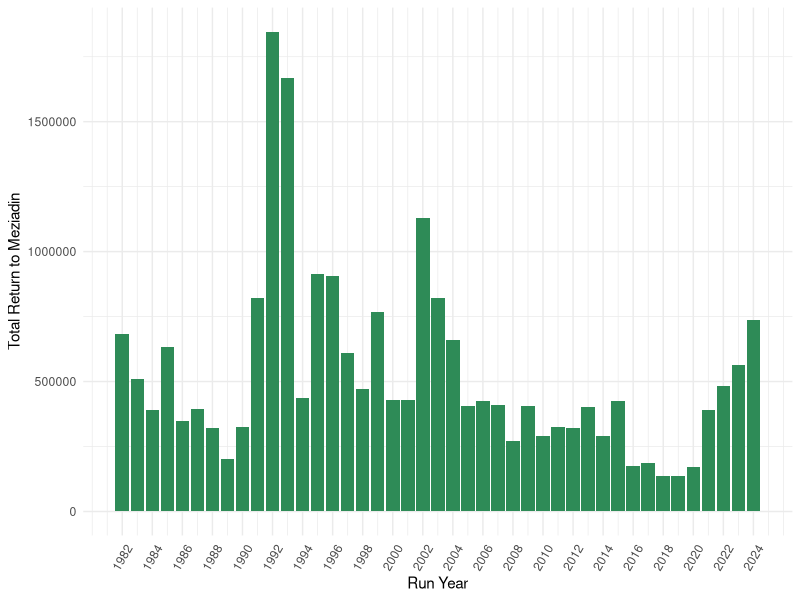
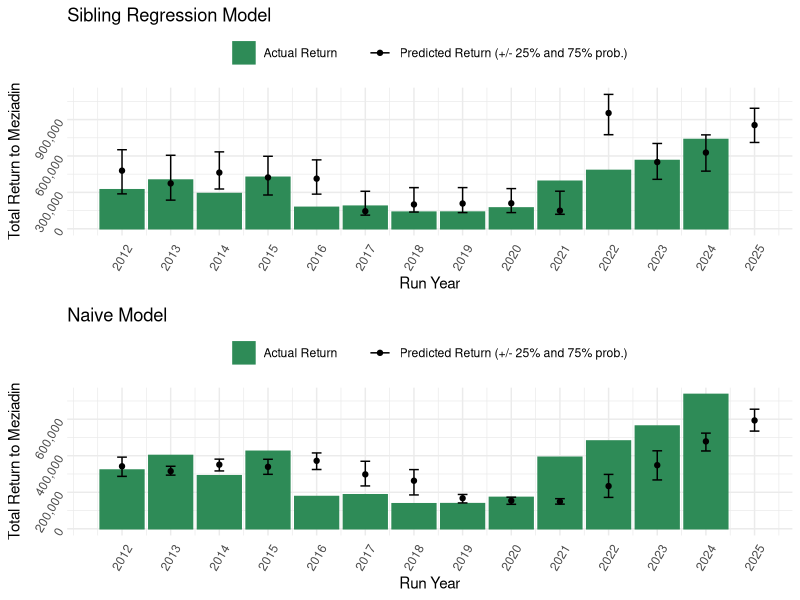
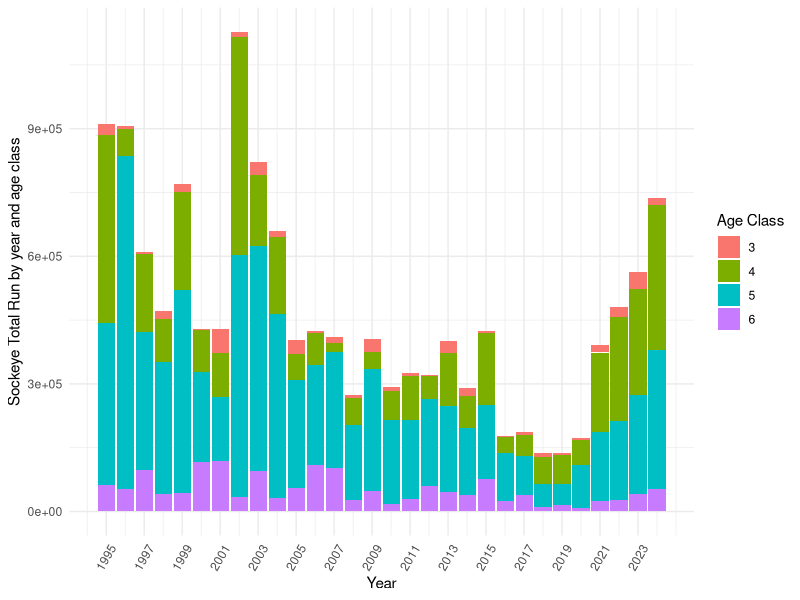
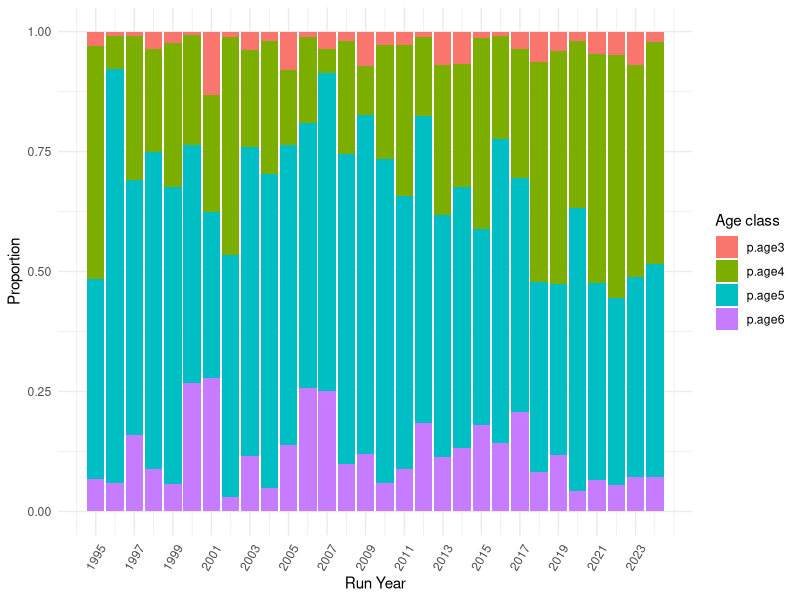

Source code (R) for these figures, in order: (Note: this script raises an error after producing the figures.)
# Code to process (1) Meziadin sockeye run by age data and (2) escapement and total return data
# for Meziadin-specific sockeye run forecast using ForecastR
library(tidyverse)
library(scales)
library(gridExtra)


# Read in Meziadin/Nass TE/TR data ----------------------------------------

mez_nass_TR_TE <- read_csv("data/nass vs mez TR TE new.csv") %>%
  filter(type == "Total Return") %>%
  drop_na("Meziadin") %>%
  rename(runyear = year)

# Wide format to have total run and escapement as columns
TR_TE_wide <- pivot_wider(mez_nass_TR_TE, names_from = type, values_from = c(Meziadin, Nass)) %>%
  subset(select = -c(`Nass_Total Return`, mez.p, non.mez))


# Read new data (to 2023) -------------------------------------------------

datanew <- read.csv("data/TRTC-Results--Nass-Sockeye_kke.csv") %>%
  filter(CU_Name == "Meziadin") %>%
  subset(select = -c(CU, SpeciesId, T_Idx_E, ExpFactor1, ExpFactor2, AdjSum, ObsE,
                     ExpFactor3, TE, CDN.Harvest, CDN.ER, Q1, Q2, Q3, ER.Indicator,
                     ER.Indicator.Lookup, ER.Source, StatArea, TRTC, Total.Harvest,
                     Total.ER, CU_Name)) %>%
  filter(Year %in% c("2018", "2019", "2020", "2021", "2022", "2023")) %>%
  rename(runyear = Year, `Meziadin_Total Return` = Total.Run)%>%
  mutate(`Meziadin_Total Return` = as.numeric(gsub(",","",`Meziadin_Total Return`)))


# ADD 2024 DATA -----------------------------------------------------------

# Meziadin total return is the escapement (fishwheel count) plus harvest before the fishwheel
# (about 49%). So fishwheel + (fishwheel*.49)
runyear <- c(2024)
mez_return <- c(735996.1) 
# calculated as Esc / (1-ER) using Meziadin fishwheel count for Esc and 0.49 for ER 
data24 <- data.frame(runyear, mez_return) %>%
  rename(`Meziadin_Total Return` = mez_return)

datanew <- bind_rows(datanew, data24)

# Merge old and new data (without ages):
all_mezdata <- bind_rows(TR_TE_wide, datanew)


# Returns vs Predicted - read in forecastR predictions data -------------------------

predictions <- read.csv("data/mez_predictions.csv")

predictions <- full_join(all_mezdata, predictions, by="runyear") %>%
  filter(!is.na(predicted.return)) %>%
  mutate(predicted.return = as.numeric(predicted.return),
         p25 = as.numeric(p25),
         p75 = as.numeric(p75)) 

# Plot Meziadin total returns by year (no age breakdown)
ggplot(all_mezdata, aes(x = runyear, y = `Meziadin_Total Return`)) +
  geom_col(fill = "seagreen")+
  theme_minimal()+
  labs(x = "Run Year", y = "Total Return to Meziadin")+
  scale_x_continuous(breaks = round(seq(min(all_mezdata$runyear), max(all_mezdata$runyear), 
                                        by = 2),1))+
  theme(axis.text.x = element_text(angle = 60, vjust = 0.5))

### Add a line showing the pre-season forecasts
# Create a csv file for each year by changing forecast year and re-saving.
# Run each csv through forecastR
# Save sibling reg  point forecast, p25 and p75
# create a data frame of the forecasts
# bind with total return data - name something like ("predicted return")
# Plot by adding aes with line for predicted return, error bars for p25 and p75

###
sibreg <- ggplot(predictions, aes(x = runyear)) +
  geom_col(aes(y = `Meziadin_Total Return`, fill = "Actual Return"), color = "seagreen") +
  geom_point(aes(y = predicted.return, color = "Predicted Return (+/- 25% and 75% prob.)")) +
  geom_errorbar(
    aes(ymin = p25, ymax = p75, color = "Predicted Return (+/- 25% and 75% prob.)"),
    width = 0.2
  ) +
  theme_minimal() +
  labs(
    x = "Run Year",
    y = "Total Return to Meziadin"
  ) +
  scale_x_continuous(breaks = round(seq(min(predictions$runyear), max(predictions$runyear), by = 1), 1)) +
  scale_y_continuous(labels = scales::label_comma()) +
  scale_fill_manual(
    values = c("Actual Return" = "seagreen"),
    name = NULL  # Remove "fill" label
  ) +
  scale_color_manual(
    values = c("Predicted Return (+/- 25% and 75% prob.)" = "black"),
    name = NULL  # Remove "colour" label
  ) +
  ggtitle("Sibling Regression Model") +
  theme(
    axis.text.x = element_text(angle = 60, vjust = 0.5),
    axis.text.y = element_text(angle = 60),
    legend.position = "top"  # Move legend to the top
  )

###
# NAIVE MODEL:
predictions_naive <- read.csv("data/mez_predictions_naive.csv")

predictions_naive <- full_join(all_mezdata, predictions_naive, by="runyear") %>%
  filter(!is.na(predicted.return)) %>%
  mutate(predicted.return = as.numeric(predicted.return),
         p25 = as.numeric(p25),
         p75 = as.numeric(p75)) 

### Add a line showing the pre-season forecasts

naive <- ggplot(predictions_naive, aes(x = runyear)) +
  geom_col(aes(y = `Meziadin_Total Return`, fill = "Actual Return"), color = "seagreen") +
  geom_point(aes(y = predicted.return, color = "Predicted Return (+/- 25% and 75% prob.)")) +
  geom_errorbar(
    aes(ymin = p25, ymax = p75, color = "Predicted Return (+/- 25% and 75% prob.)"),
    width = 0.2
  ) +
  theme_minimal() +
  labs(
    x = "Run Year",
    y = "Total Return to Meziadin"
  ) +
  scale_x_continuous(breaks = round(seq(min(predictions$runyear), max(predictions$runyear), by = 1), 1)) +
  scale_y_continuous(labels = scales::label_comma()) +
  scale_fill_manual(
    values = c("Actual Return" = "seagreen"),
    name = NULL  # Remove "fill" label
  ) +
  scale_color_manual(
    values = c("Predicted Return (+/- 25% and 75% prob.)" = "black"),
    name = NULL  # Remove "colour" label
  ) +
  ggtitle("Naive Model") +
  theme(
    axis.text.x = element_text(angle = 60, vjust = 0.5),
    axis.text.y = element_text(angle = 60),
    legend.position = "top" 
  )

grid.arrange(sibreg, naive, nrow = 2)

# Read in Meziadin age data -----------------------------------------------

# mez_age <- read_csv("data/Mez scale data - Andy.csv") %>%
#   rename(runyear = Year)

mez_age <- read_csv("data/mez_fishwheel.p.csv")

# # new data to 2022
# mez_age_2 <- read_csv("data/Mez ages for Andy.csv") %>%
#   filter(Year %in% c("2020", "2021", "2022")) %>%
#   rename(runyear = Year) %>%
#   #add row for 2023 and 2024 with age percentages using the mean from the last 5y (2018-2022, and 2019-2023)
#   add_row(runyear = 2023, AgeComp = "MeziadinAnnual", RunAge3 = 0.1288244, RunAge4 = 0.4137336, RunAge5 = 0.3906876, RunAge6 = 0.06675444,
#           RunAge7 = 0, Total = 1.00) %>%
#   add_row(runyear = 2024, AgeComp = "MeziadinAnnual", RunAge3 = 0.1345893, RunAge4 = 0.4084802, RunAge5 = 0.3928252, RunAge6 = 0.06410532,
#            RunAge7 = 0, Total = 1.00)
# 
# `%nin%` <- Negate(`%in%`)
# 
# mez_age <- rbind(mez_age, mez_age_2) %>%
#   filter(runyear %nin% c(2016, 2017, 2018, 2019, 2020, 2021, 2022, 2023))
# # Read in age comp data using jack proportions from Mez fishway:
# mez_new.p <- read_csv("data/mez_new.p.csv")
# mez_age <- rbind(mez_age, mez_new.p)

# Merge TR data and age data ----------------------------------------------

age_mezdata <- merge(all_mezdata, mez_age, by = "runyear") %>%
  subset(select = -c(RunAge7, AgeComp)) %>%
  # add sockeye escapement for each age class (total * percent age)
  # add sockeye total return number for each age class
  mutate("3" = RunAge3*`Meziadin_Total Return`,
         "4" = RunAge4*`Meziadin_Total Return`,
         "5" = RunAge5*`Meziadin_Total Return`,
         "6" = RunAge6*`Meziadin_Total Return`) %>%
  # column name for percentages
  rename(p.age3 = RunAge3, p.age4 = RunAge4, p.age5 = RunAge5, p.age6 = RunAge6)

# Format for plotting
age_mezdata_long <- age_mezdata %>%
  pivot_longer(cols = "3":"6", names_to = "tr_ageclass", values_to = "tr_count") %>%
  rename(`Age Class` = tr_ageclass)

prop_ages <- age_mezdata %>%
  pivot_longer(cols = "p.age3":"p.age6", names_to = "Age class", values_to = "proportion_age")


# Plot total run by year with age classes ---------------------------------

ggplot(age_mezdata_long, aes(x = runyear, y = tr_count, fill = `Age Class`)) +
  geom_col() +
  xlab("Year") +
  ylab("Sockeye Total Run by year and age class") +
  theme_minimal()+
  scale_x_continuous(breaks = round(seq(min(prop_ages$runyear), max(prop_ages$runyear), 
                                        by = 2),1)) +
  theme(axis.text.x = element_text(angle = 60, vjust = 0.5))


# Proportion of age classes by year ---------------------------------------

ggplot(prop_ages, aes(x = runyear, y = proportion_age, fill = `Age class`))+
  geom_col() +
  theme_minimal() +
  xlab("Run Year") +
  ylab("Proportion")+
  scale_x_continuous(breaks = round(seq(min(prop_ages$runyear), max(prop_ages$runyear), 
                                        by = 2),1)) +
  theme(axis.text.x = element_text(angle = 60, vjust = 0.5))


# FORMATTING FOR FORECASTR ------------------------------------------------

mez_forecastr <- age_mezdata_long %>%
  subset(select = -c(p.age3, p.age4, p.age5, p.age6, Total, 
                     `Meziadin_Total Return`)) %>%
  rename(Run_Year = runyear, Age_Class = `Age Class`, Average_Terminal_Run = tr_count) %>%
  #filter(Age_Class != "3") %>% # remove age class 3 (for now..) because lots of zeros for this age class
  mutate(Brood_Year = Run_Year - as.numeric(Age_Class),
         Stock_Name = "Meziadin",
         Stock_Species = "Sockeye",
         Stock_Abundance = "Terminal Run",
         Forecasting_Year = "2025") %>%
  select(Stock_Name, Stock_Species, Stock_Abundance, Forecasting_Year, Run_Year, Brood_Year,
         Age_Class, Average_Terminal_Run) %>%
  mutate(Average_Terminal_Run = ifelse(is.na(Average_Terminal_Run), 0, Average_Terminal_Run))

# remove values from columns 1-4, except for the first row
mez_forecastr <- mez_forecastr %>%
  mutate(
    Stock_Name = ifelse(row_number() == 1, Stock_Name, ""),
    Stock_Species = ifelse(row_number() == 1, Stock_Species, ""),
    Stock_Abundance = ifelse(row_number() == 1, Stock_Abundance, ""),
    Forecasting_Year = ifelse(row_number() == 1, Forecasting_Year, "")
  ) %>%
  mutate(Average_Terminal_Run = replace(Average_Terminal_Run, Average_Terminal_Run==0, 1))

write.csv(mez_forecastr, "~/coastland/nass-data-summaries/data/mez_forecastr.csv", row.names = FALSE)

# 2024 run prediction -----------------------------------------------------
# File for 2024 forecasting year (to compare forecast with actual 2024 run):

# mez_24 <- age_mezdata_long %>%
#   subset(select = -c(p.age3, p.age4, p.age5, p.age6, Total, 
#                      `Meziadin_Total Return`)) %>%
#   rename(Run_Year = runyear, Age_Class = `Age Class`, Average_Terminal_Run = tr_count) %>%
#   filter(Run_Year != "2024") %>% 
#   mutate(Brood_Year = Run_Year - as.numeric(Age_Class),
#          Stock_Name = "Meziadin",
#          Stock_Species = "Sockeye",
#          Stock_Abundance = "Terminal Run",
#          Forecasting_Year = "2024") %>%
#   select(Stock_Name, Stock_Species, Stock_Abundance, Forecasting_Year, Run_Year, Brood_Year,
#          Age_Class, Average_Terminal_Run) %>%
#   mutate(Average_Terminal_Run = ifelse(is.na(Average_Terminal_Run), 0, Average_Terminal_Run))
# 
# mez_24 <- mez_24 %>%
#   mutate(
#     Stock_Name = ifelse(row_number() == 1, Stock_Name, ""),
#     Stock_Species = ifelse(row_number() == 1, Stock_Species, ""),
#     Stock_Abundance = ifelse(row_number() == 1, Stock_Abundance, ""),
#     Forecasting_Year = ifelse(row_number() == 1, Forecasting_Year, "")
#   ) %>%
#   mutate(Average_Terminal_Run = replace(Average_Terminal_Run, Average_Terminal_Run==0, 1))
# 
# # write csv
# write.csv(mez_24, "~/coastland/nass-data-summaries/data/mez_24.csv", row.names = FALSE)
